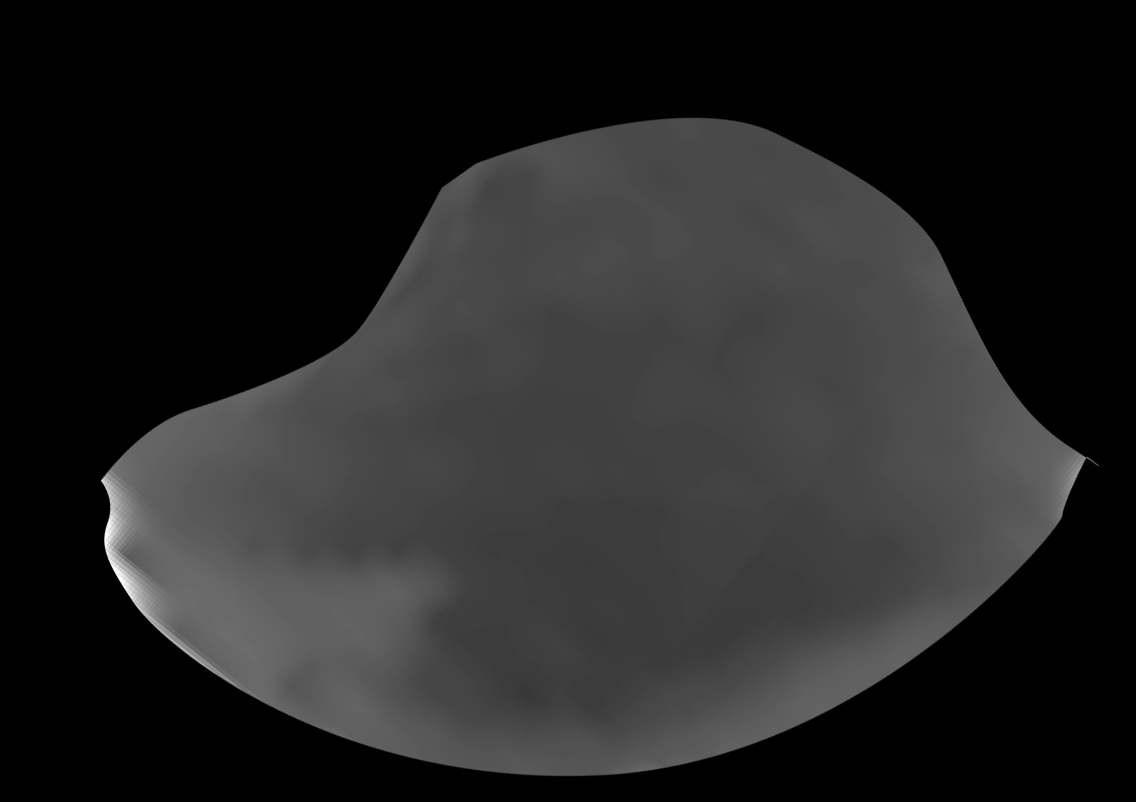
#> input picture data/images/ID_003_1.png, 1136 x 802 px; its folder holds only this picture in this run
$ python image_clustering.py
#> lines starting #> are read from the running program, lines starting #| are printed output that depends on the picture; after the words box and inside, x2 and y2 are one past the last pixel; in counts of white or black regions, pixels touching at a corner belong together
#!/usr/bin/env python3
"""
Image Clustering: Data Processing and Parameter Optimization
--------------------------------------------------------------
Input: Directory "data/images", containing grayscale PNG images.
Output: Modified image datasets saved in directories "data/images_<strategy>",
        and an Excel file "results/image_clusters.xlsx" with clustering results.
Processing: Preprocess images and apply three modification strategies:
            - raw: Original image (no modifications).
            - threshold: Fixed thresholding for calcium; pixels with values in [193, 255]
                         become 255 (calcium), while all other pixels become 0.
            - combined: For each image, pixels are processed as follows:
                      • if the pixel value is in [193, 255], it is set to 255 (calcium);
                      • if the pixel value is in [1, 192], it is set to 124 (biological tissue);
                      • if the pixel value is 0, it remains unchanged.
            Then, clustering is performed with hyperparameter optimization using methods:
            KMeans, Gaussian Mixture Model (GMM), Spectral Clustering, Agglomerative Clustering, and OPTICS.
"""

import os
import cv2
import numpy as np
import pandas as pd
from concurrent.futures import ThreadPoolExecutor
from itertools import product
from sklearn.cluster import KMeans, SpectralClustering, AgglomerativeClustering, OPTICS
from sklearn.mixture import GaussianMixture
import warnings

# Suppress warnings
warnings.filterwarnings("ignore")


# -----------------------------------------------------------------------------
# Helper Functions
# -----------------------------------------------------------------------------

def load_image(filepath):
    """Load an image in grayscale mode.

    Args:
        filepath (str): Path to the image file.

    Returns:
        tuple: A tuple (image, filename) where image is a numpy array of the grayscale image and filename is the base name.
    """
    image = cv2.imread(filepath, cv2.IMREAD_GRAYSCALE)
    return image, os.path.basename(filepath)


def load_images(directory):
    """Load all PNG images from the specified directory using parallel processing.

    Args:
        directory (str): Directory containing PNG images.

    Returns:
        tuple: A tuple (images, image_names) where images is a list of loaded images and image_names is a list of filenames.
    """
    image_files = [os.path.join(directory, f) for f in os.listdir(directory)
                   if f.lower().endswith('.png')]
    images = []
    image_names = []
    with ThreadPoolExecutor() as executor:
        results = list(executor.map(load_image, image_files))
        for img, name in results:
            if img is not None:
                images.append(img)
                image_names.append(name)
            else:
                print(f"Warning: Unable to load image {name}.")
    return images, image_names


def image_preparing(images, max_width, max_height):
    """
    Preprocess images by converting to grayscale (if needed) and resizing them based on maximal allowed dimensions,
    while preserving the aspect ratio.

    Args:
        images (list of np.ndarray): List of images.
        max_width (int): Maximum allowed width.
        max_height (int): Maximum allowed height.

    Returns:
        list of np.ndarray: List of processed images.
    """
    processed_images = []
    for img in images:
        # Convert to grayscale if the image is in color.
        if len(img.shape) == 3 and img.shape[2] == 3:
            img = cv2.cvtColor(img, cv2.COLOR_BGR2GRAY)

        # Get original dimensions.
        orig_height, orig_width = img.shape[:2]

        # Compute the scale factor as the minimum of the ratios.
        scale = min(max_width / orig_width, max_height / orig_height)

        # Calculate new dimensions ensuring integer values.
        new_width = int(orig_width * scale)
        new_height = int(orig_height * scale)

        # Resize the image using the computed dimensions.
        resized_img = cv2.resize(img, (new_width, new_height), interpolation=cv2.INTER_AREA)
        processed_images.append(resized_img)

    return processed_images


def apply_image_modifications(images):
    """Generate modified versions of each image using three strategies.

    Strategies:
      - raw: Original image (no modifications).
      - threshold: Fixed thresholding; pixels with values in [193, 255] become 255, others 0.
      - combined:
          • if pixel in [193, 255] -> 255 (calcium);
          • if pixel in [1, 192] -> 124 (biological tissue);
          • if pixel == 0 -> remains 0.

    Args:
        images (list of np.ndarray): List of preprocessed grayscale images.

    Returns:
        dict: Dictionary mapping strategy names ("raw", "threshold", "combined") to lists of modified images.
    """
    mods = {}
    raw_images = images
    threshold_images = []
    combined_images = []

    for img in images:
        # Fixed thresholding: pixels in [193, 255] become 255; others become 0.
        _, thresh_img = cv2.threshold(img, 193, 255, cv2.THRESH_BINARY)
        threshold_images.append(thresh_img)

        # Combined modification: apply different mapping based on pixel values.
        combined_img = np.where(img >= 193, 255,
                                np.where((img >= 1) & (img <= 192), 124, 0)).astype(np.uint8)
        combined_images.append(combined_img)

    mods["raw"] = raw_images
    mods["threshold"] = threshold_images
    mods["combined"] = combined_images

    return mods


def store_modified_images(mods, image_names, base_dir="data"):
    """Save modified image datasets to subdirectories within the base directory.

    Each modification strategy is saved in a folder named "images_<strategy>".
    For the 'threshold' strategy, an Excel summary of white pixel counts is also saved.

    Args:
        mods (dict): Dictionary mapping strategy names to lists of modified images.
        image_names (list of str): List of original image filenames.
        base_dir (str, optional): Base directory to save modified images. Defaults to "data".

    Returns:
        None.
    """
    for mod_key, mod_images in mods.items():
        save_dir = os.path.join(base_dir, f"images_{mod_key}")
        os.makedirs(save_dir, exist_ok=True)

        # Initialize summary list for threshold strategy.
        threshold_summary = []

        for idx, img in enumerate(mod_images):
            filename = image_names[idx] if idx < len(image_names) else f"{mod_key}_{idx}.png"
            save_path = os.path.join(save_dir, filename)
            cv2.imwrite(save_path, img)

            if mod_key == 'threshold':
                white_pixels = int(np.count_nonzero(img == 255))
                threshold_summary.append({
                    "Filename": filename,
                    "White_Pixels": white_pixels
                })

        if mod_key == 'threshold' and threshold_summary:
            df = pd.DataFrame(threshold_summary)
            excel_path = os.path.join(save_dir, "threshold_summary.xlsx")
            df.to_excel(excel_path, index=False)

        print(f"Saved {len(mod_images)} images for modification '{mod_key}' to {save_dir}")


def get_clustering_model(algorithm, params):
    """Instantiate and return a clustering model based on the algorithm name and parameters.

    Args:
        algorithm (str): Name of the clustering algorithm.
        params (dict): Parameters for the model.

    Returns:
        object: Clustering model instance.

    Raises:
        ValueError: If an unknown algorithm is provided.
    """
    if algorithm == "KMeans":
        return KMeans(n_clusters=params["n_clusters"],
                      n_init=params["n_init"], random_state=42)
    elif algorithm == "GMM":
        return GaussianMixture(n_components=params["n_components"],
                               covariance_type=params["covariance_type"],
                               random_state=42)
    elif algorithm == "Spectral":
        if params["affinity"] == "nearest_neighbors" and "n_neighbors" in params:
            return SpectralClustering(n_clusters=params["n_clusters"],
                                      affinity=params["affinity"],
                                      n_neighbors=params["n_neighbors"],
                                      assign_labels="discretize",
                                      random_state=42)
        else:
            return SpectralClustering(n_clusters=params["n_clusters"],
                                      affinity=params["affinity"],
                                      assign_labels="discretize",
                                      random_state=42)
    elif algorithm == "Agglomerative":
        if params["linkage"] == "ward":
            return AgglomerativeClustering(n_clusters=params["n_clusters"],
                                           linkage=params["linkage"])
        else:
            return AgglomerativeClustering(n_clusters=params["n_clusters"],
                                           linkage=params["linkage"],
                                           metric=params["affinity"])
    elif algorithm == "OPTICS":
        return OPTICS(min_samples=params["min_samples"])
    else:
        raise ValueError(f"Unknown algorithm: {algorithm}")


def cluster_with_params(features, algorithm, params):
    """Cluster the feature set using the specified algorithm and parameters.

    Args:
        features (np.ndarray): 2D array of flattened image features.
        algorithm (str): Clustering algorithm name.
        params (dict): Parameters for the clustering algorithm.

    Returns:
        np.ndarray or None: Array of cluster labels or None if clustering fails.
    """
    model = get_clustering_model(algorithm, params)
    try:
        if algorithm == "GMM":
            model.fit(features)
            labels = model.predict(features)
        elif algorithm == "OPTICS":
            model.fit(features)
            labels = model.labels_
        else:
            labels = model.fit_predict(features)
    except Exception as e:
        print(f"Error during clustering with {algorithm} and params {params}: {e}")
        labels = None
    return labels


def optimize_clustering(features, param_grids):
    """Iterate over algorithms and parameter combinations to perform clustering.

    Args:
        features (np.ndarray): 2D array of flattened image features.
        param_grids (dict): Dictionary mapping algorithm names to their parameter grids.

    Returns:
        list of dict: List of dictionaries containing clustering results for each configuration.
    """
    results_list = []
    for algorithm, grid in param_grids.items():
        keys = list(grid.keys())
        for values in product(*(grid[k] for k in keys)):
            params = dict(zip(keys, values))
            labels = cluster_with_params(features, algorithm, params)
            if labels is not None:
                unique_labels = np.unique(labels)
                actual_clusters = len(unique_labels)
            else:
                actual_clusters = None
            model_config = f"{algorithm}_" + "_".join(f"{k}{v}" for k, v in sorted(params.items()))
            results_list.append({
                "model_config": model_config,
                "algorithm": algorithm,
                "params": params,
                "labels": labels,
                "actual_clusters": actual_clusters
            })
    return results_list


def save_assignments_excel(results_list, image_names, output_dir):
    """Save clustering results for all configurations to an Excel file.

    Each configuration name is prepended with a four-digit sequential number.

    Args:
        results_list (list of dict): List of clustering result dictionaries.
        image_names (list of str): List of image names.
        output_dir (str): Directory to save the Excel file.

    Returns:
        None.
    """
    os.makedirs(output_dir, exist_ok=True)
    assignments = {"Image": image_names}
    for res in results_list:
        model_config = res["model_config"]
        if res["labels"] is not None:
            assignments[model_config] = res["labels"].tolist()
        else:
            assignments[model_config] = [None] * len(image_names)
    df_assignments = pd.DataFrame(assignments)
    assignments_path = os.path.join(output_dir, "image_clusters.xlsx")
    df_assignments.to_excel(assignments_path, index=False)
    print(f"Saved clustering assignments to {assignments_path}")


# -----------------------------------------------------------------------------
# Main Function
# -----------------------------------------------------------------------------

def main():
    """Main function to execute the image processing and clustering pipeline.

    Steps:
      1. Load and preprocess images.
      2. Apply three image modification strategies.
      3. Save modified image datasets.
      4. Perform clustering with hyperparameter optimization.
      5. Save clustering assignments to an Excel file.

    Returns:
        None.
    """
    # Parameters and directories.
    image_dir = "data/images"  # Input directory containing images.
    results_dir = "results"    # Output directory for clustering results.
    resized_width, resized_height = 64, 64
    clusters_number = [2, 3, 4, 5]  # Desired number of clusters.

    # Define parameter grids for each algorithm.
    param_grids = {
        "KMeans": {
            "n_clusters": clusters_number,
            "n_init": [5, 10, 15, 20]
        },
        "GMM": {
            "n_components": clusters_number,
            "covariance_type": ["full", "tied", "diag", "spherical"]
        },
        "Spectral": {
            "n_clusters": clusters_number,
            "affinity": ["nearest_neighbors", "rbf"],
            "n_neighbors": [5, 10, 15, 20]
        },
        "Agglomerative": {
            "n_clusters": clusters_number,
            "linkage": ["ward", "complete", "average", "single"],
            "affinity": ["euclidean", "manhattan", "cosine"]
        },
        "OPTICS": {
            "min_samples": [3, 5, 10]
        }
    }

    # Step 1: Load and preprocess images.
    print("Loading images...")
    images, image_names = load_images(image_dir)
#> in load_image, image is the input picture: shape (802, 1136); min 0, max 255, mean 36.1
#> in load_images, `results = list(executor.map(load_image, image_files))`: results = 1 item
#> the loop in load_images, `for img, name in results:` made 1 pass
#> name on pass 1: 'ID_003_1.png'
#> after the loop in load_images, `for img, name in results:`: image_names = ['ID_003_1.png']; images = 1 item
#> images = 1 item; image_names = ['ID_003_1.png']
    if not images:
        raise ValueError("No images loaded. Check the image directory path.")
    print("Preprocessing images...")
    processed_images = image_preparing(images, resized_width, resized_height)
#> the loop in image_preparing, `for img in images:` made 1 pass
#> (orig_height, orig_width, scale, new_width, new_height) on pass 1: (802, 1136, 0.0563, 64, 45)
#> pass 1, in image_preparing, `resized_img = cv2.resize(img, (new_width, new_height), interpolation=c..`:
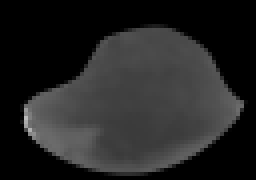
#> resized_img: shape (45, 64) (shown 4 times larger); min 0, max 186, mean 36.1
#> after the loop in image_preparing, `for img in images:`: processed_images = 1 item
#> processed_images = 1 item

    # Step 2: Apply image modification strategies.
    modifications = apply_image_modifications(processed_images)
#> the loop in apply_image_modifications, `for img in images:` made 1 pass
#> pass 1, in apply_image_modifications, `combined_img = np.where(img >= 193, 255, np.where((img >= 1) & (img <=..`:
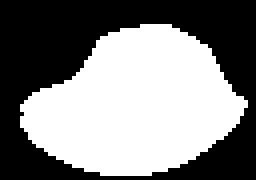
#> combined_img: shape (45, 64) (shown 4 times larger); values 0 (black) and 124 (white), 50.8% white; 1 black region, box (x1, y1, x2, y2) and area: (0, 0, 64, 45) 1416
#> modifications = 3 items

    # Step 3: Save modified image datasets.
    store_modified_images(modifications, image_names, base_dir="data")
#> the loop in store_modified_images, `for mod_key, mod_images in mods.items():` made 3 passes
#> (mod_key, df) on pass 2: ('threshold', table of 1 rows and 2 columns)
#> (printed output is left out)

    # Container for clustering results.
    all_results_list = []

    # Step 4: Perform clustering for each modification strategy.
    for mod_key, mod_images in modifications.items():
        print(f"\nProcessing modification strategy: {mod_key}")
        features = np.array([img.flatten() for img in mod_images])
        print(f"Feature matrix shape for '{mod_key}': {features.shape}")

        # Optimize clustering over parameter grids.
        results_list = optimize_clustering(features, param_grids)
        for res in results_list:
            # Prepend modification strategy to the model configuration.
            res["model_config"] = f"{mod_key}_" + res["model_config"]
        all_results_list.extend(results_list)
#> this loop made 3 passes
#> mod_key on passes 1 to 3: 'raw', 'threshold', 'combined'
#> (printed output is left out)
#> after the loop, all_results_list = 345 items; res = 5 items

    # Add unified numbering to clustering configuration names.
    for i, res in enumerate(all_results_list, start=1):
        res["model_config"] = f"{i:04d}_{res['model_config']}"

    # Step 5: Save clustering assignments.
    save_assignments_excel(all_results_list, image_names, results_dir)
#> in save_assignments_excel, `assignments = {"Image": image_names}`: assignments = {'Image': ['ID_003_1.png']}
#> the loop in save_assignments_excel, `for res in results_list:` made 345 passes
#> model_config on passes 1 to 3: '0001_raw_KMeans_n_clusters2_n_init5', '0002_raw_KMeans_n_clusters2_n_init10', '0003_raw_KMeans_n_clusters2_n_init15'
#> after the loop in save_assignments_excel, `for res in results_list:`: assignments = 346 items
#> in save_assignments_excel, `df_assignments = pd.DataFrame(assignments)`: df_assignments = table of 1 rows and 346 columns
    print("Clustering processing completed.")


if __name__ == "__main__":
    main()

$ run again, on data/images/ID_003_2.png
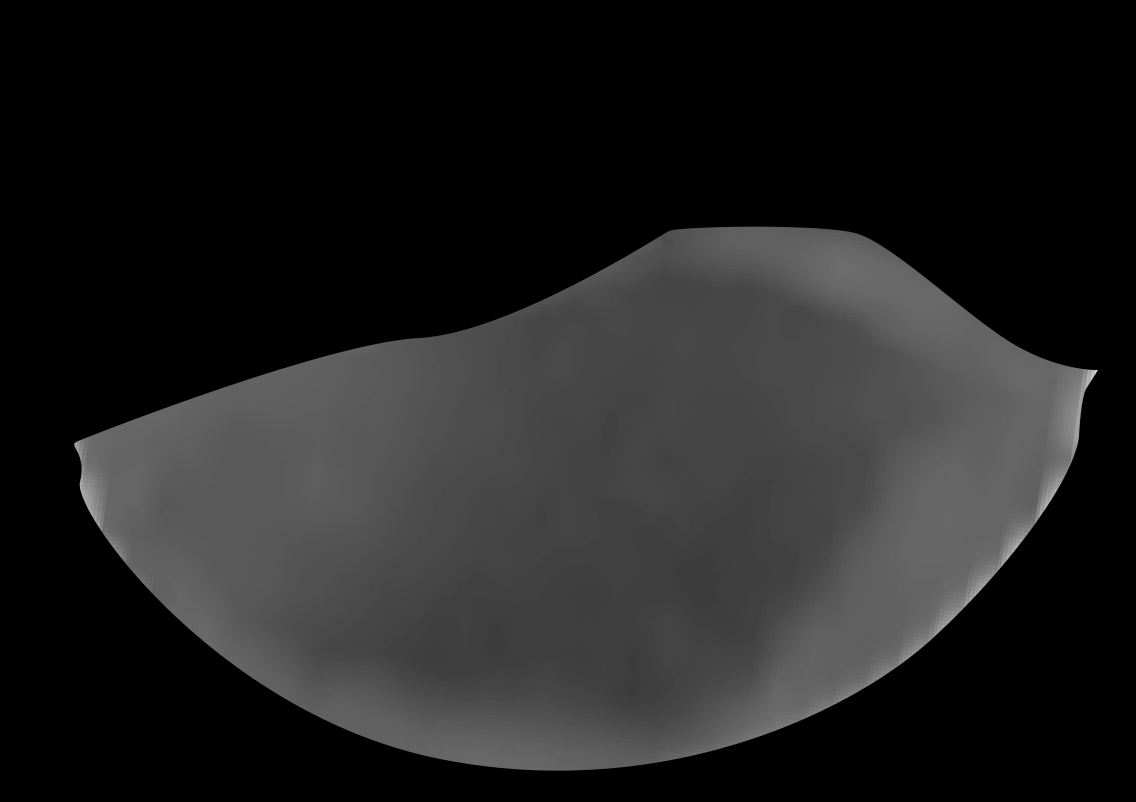
#> input picture data/images/ID_003_2.png, 1136 x 802 px
#> in load_image, image is the input picture: shape (802, 1136); min 0, max 220, mean 33.5
#> results = 1 item
#> the loop in load_images, `for img, name in results:` made 1 pass
#> name on pass 1: 'ID_003_2.png'
#> after the loop in load_images, `for img, name in results:`: image_names = ['ID_003_2.png']; images = 1 item
#> in main, `images, image_names = load_images(image_dir)`: image_names = ['ID_003_2.png']
#> the loop in image_preparing, `for img in images:` made 1 pass
#> (orig_height, orig_width, scale, new_width, new_height) on pass 1: (802, 1136, 0.0563, 64, 45)
#> pass 1, in image_preparing, `resized_img = cv2.resize(img, (new_width, new_height), interpolation=c..`:
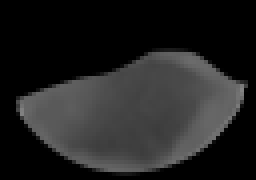
#> resized_img: shape (45, 64) (shown 4 times larger); min 0, max 131, mean 33.5
#> after the loop in image_preparing, `for img in images:`: processed_images = 1 item
#> the loop in apply_image_modifications, `for img in images:` made 1 pass
#> pass 1, in apply_image_modifications, `combined_img = np.where(img >= 193, 255, np.where((img >= 1) & (img <=..`:
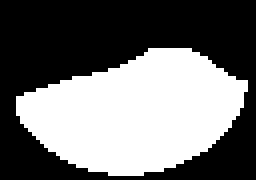
#> combined_img: shape (45, 64) (shown 4 times larger); values 0 (black) and 124 (white), 43.8% white; 1 white region, box (x1, y1, x2, y2) and area: (4, 12, 62, 44) 1260
#> modifications = 3 items
#> the loop in store_modified_images, `for mod_key, mod_images in mods.items():` made 3 passes
#> (mod_key, df) on pass 2: ('threshold', table of 1 rows and 2 columns)
#> (printed output is left out)
#> the loop in main, `for mod_key, mod_images in modifications.items():` made 3 passes
#> mod_key on passes 1 to 3: 'raw', 'threshold', 'combined'
#> (printed output is left out)
#> after the loop in main, `for mod_key, mod_images in modifications.items():`: all_results_list = 345 items; res = 5 items
#> in save_assignments_excel, `assignments = {"Image": image_names}`: assignments = {'Image': ['ID_003_2.png']}
#> the loop in save_assignments_excel, `for res in results_list:` made 345 passes
#> model_config on passes 1 to 3: '0001_raw_KMeans_n_clusters2_n_init5', '0002_raw_KMeans_n_clusters2_n_init10', '0003_raw_KMeans_n_clusters2_n_init15'
#> after the loop in save_assignments_excel, `for res in results_list:`: assignments = 346 items
#> df_assignments = table of 1 rows and 346 columns
